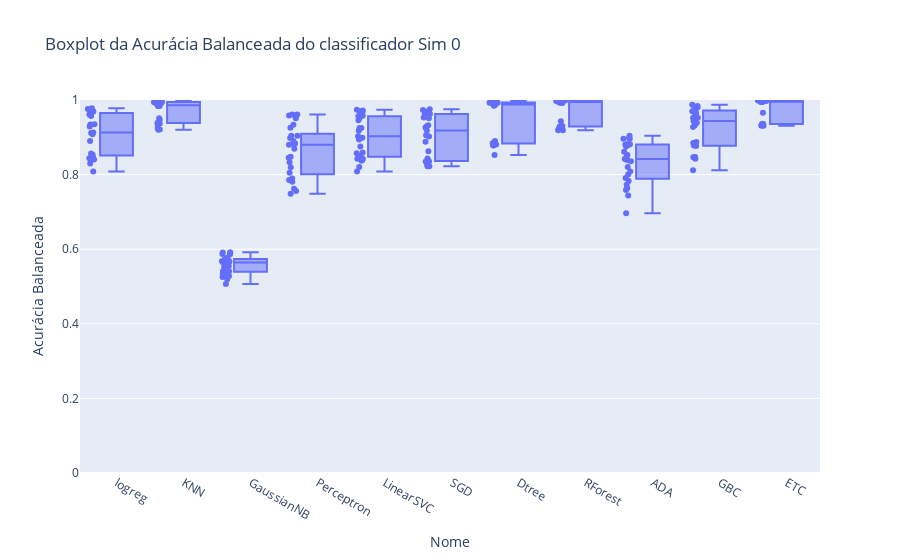
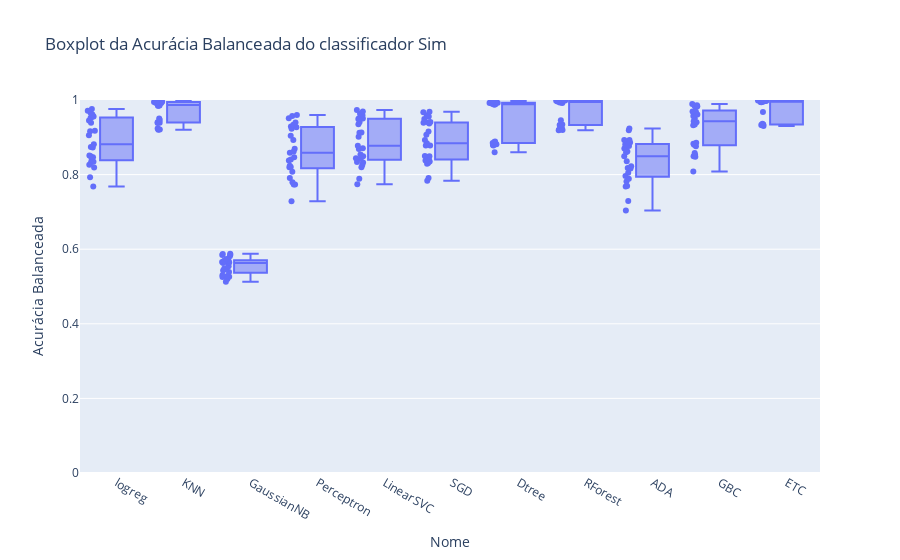
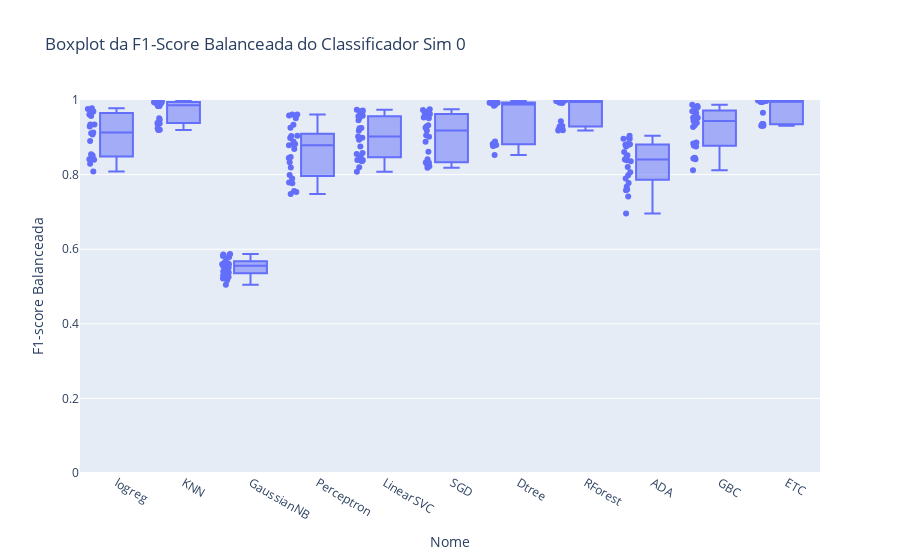
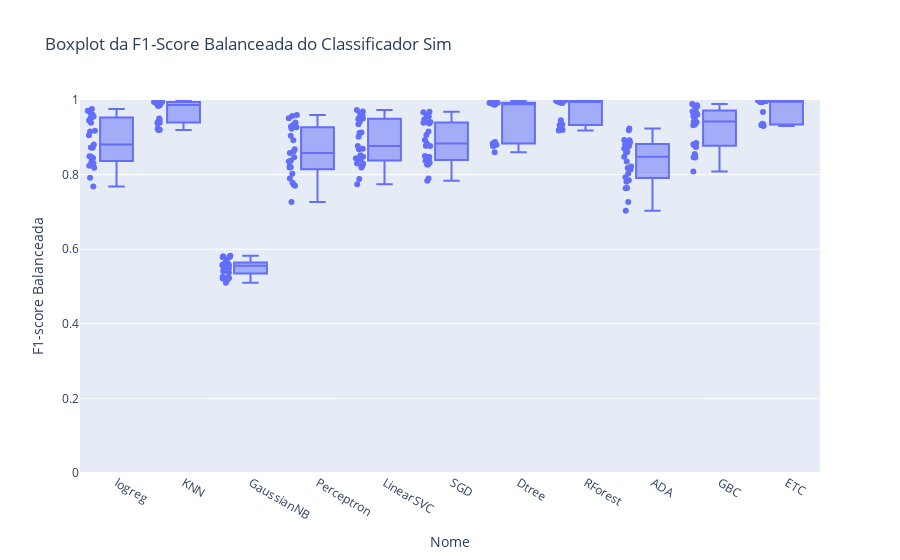

The notebook cell these images were saved under, in order:
### Code cell
# Criar boxplot da acurácia por modelo sim sim  

fig = px.box(df5, x='Nome', y='Acurácia Balanceada', points='all', title='Boxplot da Acurácia Balanceada do classificador Sim 0')

fig.update_yaxes(range=[0, 1])
fig.show()

fig = px.box(df2, x='Nome', y='Acurácia Balanceada', points='all', title='Boxplot da Acurácia Balanceada do classificador Sim')

fig.update_yaxes(range=[0, 1])
fig.show()

fig = px.box(df5, x='Nome', y='F1-score Balanceada', points='all', title='Boxplot da F1-Score Balanceada do Classificador Sim 0')
fig.update_yaxes(range=[0, 1])
fig.show()

fig = px.box(df2, x='Nome', y='F1-score Balanceada', points='all', title='Boxplot da F1-Score Balanceada do Classificador Sim')
fig.update_yaxes(range=[0, 1])
fig.show()

### Figure 1 — Plotly figure (JSON) as saved in the notebook; plotly's stock layout.template omitted (floating-point values rounded to 4 significant figures; data arrays with more than 128 entries replaced by an {"elided": "..."} marker saying what was removed)
{"data": [{"alignmentgroup": "True", "boxpoints": "all", "hovertemplate": "Nome=%{x}<br>Acurácia Balanceada=%{y}<extra></extra>", "legendgroup": "", "marker": {"color": "#636efa"}, "name": "", "notched": false, "offsetgroup": "", "orientation": "v", "showlegend": false, "type": "box", "x": {"elided": "275 str values"}, "x0": " ", "xaxis": "x", "y": {"elided": "275 float values"}, "y0": " ", "yaxis": "y"}], "layout": {"boxmode": "group", "legend": {"tracegroupgap": 0}, "title": {"text": "Boxplot da Acurácia Balanceada do classificador Sim 0"}, "xaxis": {"anchor": "y", "domain": [0, 1], "title": {"text": "Nome"}}, "yaxis": {"anchor": "x", "domain": [0, 1], "range": [0, 1], "title": {"text": "Acurácia Balanceada"}}}}

### Figure 2 — Plotly figure (JSON) as saved in the notebook; plotly's stock layout.template omitted (floating-point values rounded to 4 significant figures; data arrays with more than 128 entries replaced by an {"elided": "..."} marker saying what was removed)
{"data": [{"alignmentgroup": "True", "boxpoints": "all", "hovertemplate": "Nome=%{x}<br>Acurácia Balanceada=%{y}<extra></extra>", "legendgroup": "", "marker": {"color": "#636efa"}, "name": "", "notched": false, "offsetgroup": "", "orientation": "v", "showlegend": false, "type": "box", "x": {"elided": "275 str values"}, "x0": " ", "xaxis": "x", "y": {"elided": "275 float values"}, "y0": " ", "yaxis": "y"}], "layout": {"boxmode": "group", "legend": {"tracegroupgap": 0}, "title": {"text": "Boxplot da Acurácia Balanceada do classificador Sim"}, "xaxis": {"anchor": "y", "domain": [0, 1], "title": {"text": "Nome"}}, "yaxis": {"anchor": "x", "domain": [0, 1], "range": [0, 1], "title": {"text": "Acurácia Balanceada"}}}}

### Figure 3 — Plotly figure (JSON) as saved in the notebook; plotly's stock layout.template omitted (floating-point values rounded to 4 significant figures; data arrays with more than 128 entries replaced by an {"elided": "..."} marker saying what was removed)
{"data": [{"alignmentgroup": "True", "boxpoints": "all", "hovertemplate": "Nome=%{x}<br>F1-score Balanceada=%{y}<extra></extra>", "legendgroup": "", "marker": {"color": "#636efa"}, "name": "", "notched": false, "offsetgroup": "", "orientation": "v", "showlegend": false, "type": "box", "x": {"elided": "275 str values"}, "x0": " ", "xaxis": "x", "y": {"elided": "275 float values"}, "y0": " ", "yaxis": "y"}], "layout": {"boxmode": "group", "legend": {"tracegroupgap": 0}, "title": {"text": "Boxplot da F1-Score Balanceada do Classificador Sim 0"}, "xaxis": {"anchor": "y", "domain": [0, 1], "title": {"text": "Nome"}}, "yaxis": {"anchor": "x", "domain": [0, 1], "range": [0, 1], "title": {"text": "F1-score Balanceada"}}}}

### Figure 4 — Plotly figure (JSON) as saved in the notebook; plotly's stock layout.template omitted (floating-point values rounded to 4 significant figures; data arrays with more than 128 entries replaced by an {"elided": "..."} marker saying what was removed)
{"data": [{"alignmentgroup": "True", "boxpoints": "all", "hovertemplate": "Nome=%{x}<br>F1-score Balanceada=%{y}<extra></extra>", "legendgroup": "", "marker": {"color": "#636efa"}, "name": "", "notched": false, "offsetgroup": "", "orientation": "v", "showlegend": false, "type": "box", "x": {"elided": "275 str values"}, "x0": " ", "xaxis": "x", "y": {"elided": "275 float values"}, "y0": " ", "yaxis": "y"}], "layout": {"boxmode": "group", "legend": {"tracegroupgap": 0}, "title": {"text": "Boxplot da F1-Score Balanceada do Classificador Sim"}, "xaxis": {"anchor": "y", "domain": [0, 1], "title": {"text": "Nome"}}, "yaxis": {"anchor": "x", "domain": [0, 1], "range": [0, 1], "title": {"text": "F1-score Balanceada"}}}}
